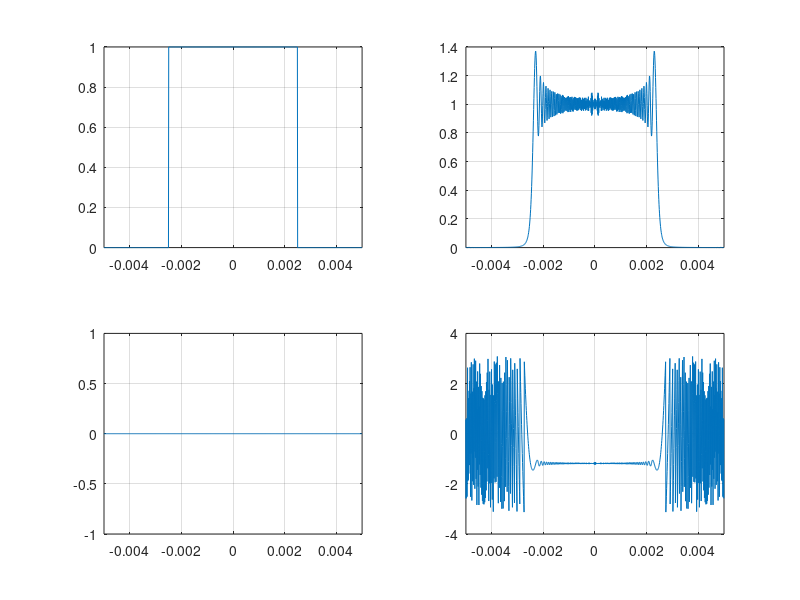

Write the MATLAB code that produced this figure.
%Propagation of a plane wave in 2D
clear all;
% initial data, all sizes in meter
lambda=1.06e-6; % wavelength
wave_num=2.*pi/lambda;
num_points=1024;
size=1e-2; % size of the calculation area
apert=2.5e-3/1.; % aperture size
Z=.05; % distance to propagate
dx=size/(num_points-1.); % step size
nc=num_points/2+1; % center coordinate

% Forming the initial field array:
for i = 1: num_points
x=(i-nc)*dx; % coordinate in the aperture
xxx(i)=x;
U(i)=complex(0); % zero padding
if abs(x) < apert
U(i)=1.; % plane wave in the aperture
end
end

subplot(2,2,1)
plot(xxx,abs(U).*abs(U)); % plot of the initial fiels
grid on
xlim([-size/2 size/2]);
drawnow;
subplot(2,2,3)
plot(xxx,angle(U));
xlim([-size/2 size/2]);
grid on
drawnow;


Uf=fftshift(fft(fftshift(U))); % FFT transform of the initial field

for i = 1:num_points
ic=i-nc;
serv = Z*sqrt(wave_num^2-(wave_num*ic*lambda/size)^2);
ff(i)= exp(complex(0.,1)* serv);
% filt(i)= exp(-(ic^2/(num_points/40)^2));
% ff(i)= ff(i) * filt(i);
end
U=fftshift(ifft(fftshift(Uf .* ff))); % transform back
subplot(2,2,2)
plot(xxx,abs(U).*abs(U));
xlim([-size/2 size/2]);
grid on
drawnow;
subplot(2,2,4)
plot(xxx,angle(U));
xlim([-size/2 size/2]);
grid on
drawnow;